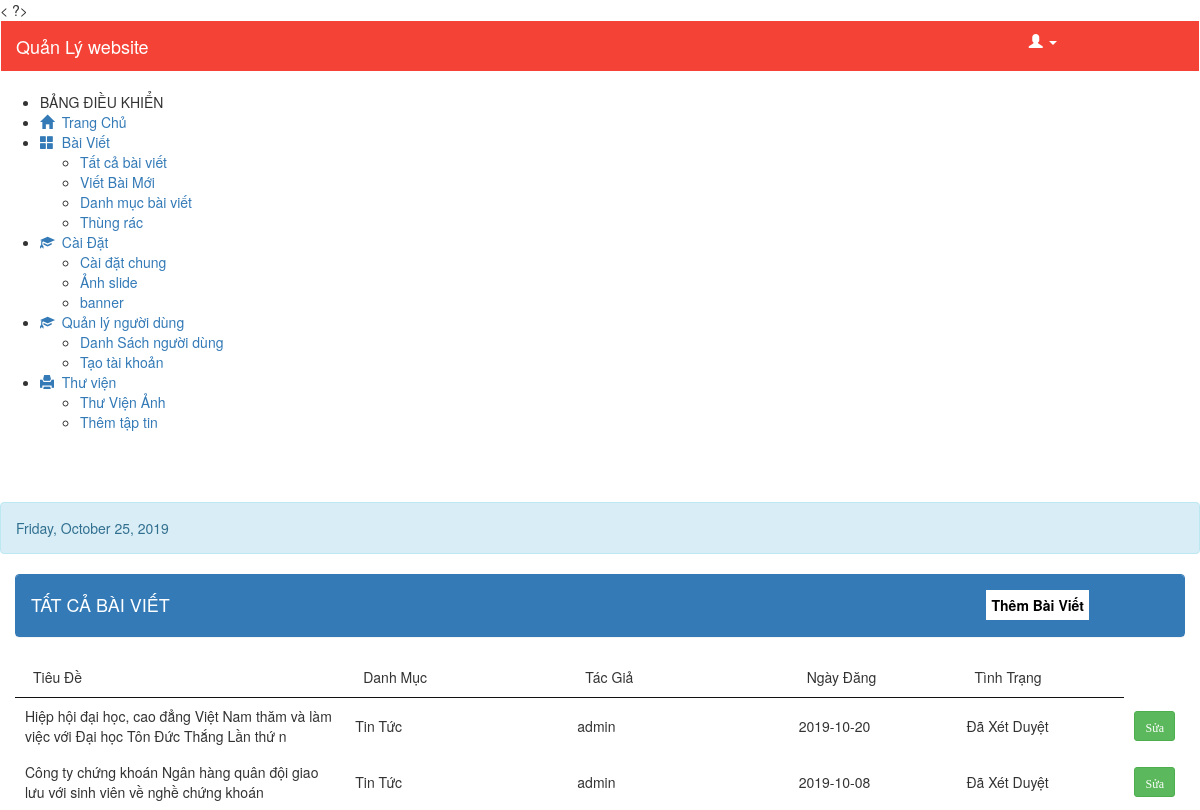
Screenshot of /tat-ca-bai-viet.php (signed in) with the database file from the repository.
### tables this page shows
CREATE TABLE `tintuc` (
  `idtintuc` int(30) NOT NULL,
  `tieude` text NOT NULL,
  `noidung` text NOT NULL,
  `ngayviet` date NOT NULL,
  `iddanhmuc` int(30) NOT NULL,
  `idhinhanh` int(10) NOT NULL,
  `iddangnhap` int(30) NOT NULL,
  `idtinhtrang` int(10) NOT NULL
);

CREATE TABLE `danhmuc` (
  `iddanhmuc` int(10) NOT NULL,
  `tendanhmuc` varchar(300) NOT NULL,
  `mota` varchar(250) NOT NULL,
  `iddangnhap` int(1) NOT NULL,
  `ngaydang` date NOT NULL,
  `idtinhtrang` int(10) NOT NULL
);

CREATE TABLE `dangnhap` (
  `iddangnhap` int(10) NOT NULL,
  `tendangnhap` varchar(300) NOT NULL,
  `matkhau` varchar(300) NOT NULL,
  `hoten` varchar(300) NOT NULL,
  `diachi` varchar(300) NOT NULL,
  `kichhoat` varchar(50) NOT NULL,
  `ngaylap` date NOT NULL,
  `idphanquyen` int(10) NOT NULL
);

CREATE TABLE `tinhtrang` (
  `idtinhtrang` int(10) NOT NULL,
  `tentinhtrang` varchar(259) NOT NULL
);

### tat-ca-bai-viet.php (the view, shortened to what this page needs)
<?php include('header.php'); ?>
<link rel="stylesheet" type="text/css" href="css/style2.css">
 <section class="content">
        <div class="container-fluid">
            <div class="row clearfix">
                <div class="col-lg-12 col-md-12 col-sm-12 col-xs-12">
                    <div class="card">
                        <div class = "panel panel-primary">
                            <div class = "panel-heading">
                                <h4>TẤT CẢ BÀI VIẾT</h4>
                                <a href="them-bai-viet.php">
                                    <input type="button" value="Thêm Bài Viết" class="print btn-default" style="margin-right: 80px; width: auto;">
                                </a>
                            </div>
                        </div>
                        <div id="print">
                            <div class = "scroll">
                            <div class="body">
                                <table id = "example" class = "stripe" cellspacing = "0" >
                                <thead>
                                    <tr>
                                        <td width="30%">Tiêu Đề</td>
                                        <td width="20%">Danh Mục</td>
                                        <td width="20%">Tác Giả</td>
                                        <td width="15%">Ngày Đăng</td>
                                        <td width="15%">Tình Trạng</td>
                                    </tr>
                                </thead>
                                <tbody>
                                  <?php
                                    include('connect.php');
                                    $display = $con->prepare("SELECT dangnhap.iddangnhap,dangnhap.tendangnhap,danhmuc.iddanhmuc,danhmuc.tendanhmuc,tintuc.idtintuc,tintuc.tieude,tintuc.noidung,tintuc.ngayviet,tintuc.iddanhmuc,tintuc.iddangnhap,tintuc.idtinhtrang,tinhtrang.idtinhtrang,tinhtrang.tentinhtrang FROM dangnhap,tintuc,tinhtrang,danhmuc where dangnhap.iddangnhap=tintuc.iddangnhap and tintuc.idtinhtrang=tinhtrang.idtinhtrang  and danhmuc.iddanhmuc=tintuc.iddanhmuc  ORDER BY idtintuc ASC");
                                    $display->execute();
                                    $fetch = $display->fetchAll();
                                      foreach($fetch as $key => $row) {
                                  ?>
                                  <tr>
                                  <td><?php echo $row['tieude']; ?></td>
                                  <td><?php echo $row['tendanhmuc']; ?></td>
                                  <td><?php echo $row['tendangnhap']; ?></td>
                                  <td><?php echo $row['ngayviet']; ?></td>
                                  <td><?php echo $row['tentinhtrang']; ?></td>
                                  <td>
                                    <a class="btn btn-success btn-sm" href="sua-bai-viet.php?per_id=<?php echo $row['idtintuc']?>">
                                      <span class = "glyphicon glyphicon-penci" aria-hidden = "true">Sửa</span>
                                    </a>
                                  </td>
                                </tr>
                                     <?php
                                     } ?>
                                </tbody>
                            </table>
                        </div>
                      </div>
                    </div>
                </div>
             </div>
         </div>
    </div>
</section>
<?php
include("script.php");
?>

### TONDUCTHANG_New/BaiTapLon/admin/assets/css/style.css (style rules this page uses)
.print { float: right; border: 1px solid #4caf50; padding: 2px 10px 2px 10px; text-decoration: none; color: #000; background-color: #f44336; }
.scroll { overflow-x: scroll; }

### TONDUCTHANG_New/BaiTapLon/admin/css/style1.css (style rules this page uses)
a .print { float:right; margin-top: -35px; background-color: #fff; padding: 5px; color: #000; border: none; width: 50px; font-weight: bold; }

### rows the page displays
tintuc: tieude "Hiệp hội đại học, cao đẳng Việt Nam thăm và làm việc với Đại học Tôn Đức Thắng Lần thứ n", iddanhmuc.tendanhmuc "Tin Tức", iddangnhap.tendangnhap "admin", ngayviet "2019-10-20", idtinhtrang.tentinhtrang "Đã Xét Duyệt"
tintuc: tieude "Công ty chứng khoán Ngân hàng quân đội giao lưu với sinh viên về nghề chứng khoán", iddanhmuc.tendanhmuc "Tin Tức", iddangnhap.tendangnhap "admin", ngayviet "2019-10-08", idtinhtrang.tentinhtrang "Đã Xét Duyệt"
